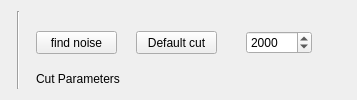
      <widget class="QWidget" name="Tab_find_noise">
       <attribute name="title">
        <string>Find noise template</string>
       </attribute>
       <layout class="QHBoxLayout" name="horizontalLayout_10">
        <item>
         <widget class="MPLwidget" name="mpl_NT" native="true">
          <property name="sizePolicy">
           <sizepolicy hsizetype="Expanding" vsizetype="Expanding">
            <horstretch>0</horstretch>
            <verstretch>0</verstretch>
           </sizepolicy>
          </property>
         </widget>
        </item>
        <item>
         <widget class="Line" name="line_3">
          <property name="orientation">
           <enum>Qt::Vertical</enum>
          </property>
         </widget>
        </item>
        <item>
         <widget class="QWidget" name="widget_6" native="true">
          <property name="minimumSize">
           <size>
            <width>320</width>
            <height>0</height>
           </size>
          </property>
          <property name="maximumSize">
           <size>
            <width>500</width>
            <height>16777215</height>
           </size>
          </property>
          <widget class="QGroupBox" name="groupBox_4">
           <property name="geometry">
            <rect>
             <x>10</x>
             <y>60</y>
             <width>311</width>
             <height>181</height>
            </rect>
           </property>
           <property name="maximumSize">
            <size>
             <width>500</width>
             <height>16777215</height>
            </size>
           </property>
           <property name="title">
            <string>Cut Parameters</string>
           </property>
           <layout class="QGridLayout" name="gridLayout_9">
            <item row="1" column="0">
             <widget class="QDoubleSpinBox" name="DSB_BL_p2p_noise_min">
              <property name="sizePolicy">
               <sizepolicy hsizetype="Preferred" vsizetype="Maximum">
                <horstretch>1</horstretch>
                <verstretch>0</verstretch>
               </sizepolicy>
              </property>
              <property name="minimumSize">
               <size>
                <width>80</width>
                <height>0</height>
               </size>
              </property>
              <property name="maximumSize">
               <size>
                <width>16777215</width>
                <height>23</height>
               </size>
              </property>
              <property name="decimals">
               <number>2</number>
              </property>
              <property name="maximum">
               <double>1000.000000000000000</double>
              </property>
              <property name="singleStep">
               <double>0.500000000000000</double>
              </property>
             </widget>
            </item>
            <item row="3" column="2">
             <widget class="QLabel" name="label_63">
              <property name="sizePolicy">
               <sizepolicy hsizetype="Preferred" vsizetype="Maximum">
                <horstretch>0</horstretch>
                <verstretch>0</verstretch>
               </sizepolicy>
              </property>
              <property name="minimumSize">
               <size>
                <width>0</width>
                <height>3</height>
               </size>
              </property>
              <property name="maximumSize">
               <size>
                <width>16777215</width>
                <height>23</height>
               </size>
              </property>
              <property name="text">
               <string>RMS[mV]</string>
              </property>
              <property name="alignment">
               <set>Qt::AlignCenter</set>
              </property>
             </widget>
            </item>
            <item row="0" column="2">
             <widget class="QLabel" name="label_amp_4">
              <property name="sizePolicy">
               <sizepolicy hsizetype="Preferred" vsizetype="Maximum">
                <horstretch>0</horstretch>
                <verstretch>0</verstretch>
               </sizepolicy>
              </property>
              <property name="minimumSize">
               <size>
                <width>0</width>
                <height>3</height>
               </size>
              </property>
              <property name="maximumSize">
               <size>
                <width>16777215</width>
                <height>23</height>
               </size>
              </property>
              <property name="text">
               <string>Baseline[V]</string>
              </property>
              <property name="alignment">
               <set>Qt::AlignCenter</set>
              </property>
             </widget>
            </item>
            <item row="3" column="0">
             <widget class="QDoubleSpinBox" name="DSB_BL_RMS_noise_min">
              <property name="sizePolicy">
               <sizepolicy hsizetype="Preferred" vsizetype="Maximum">
                <horstretch>1</horstretch>
                <verstretch>0</verstretch>
               </sizepolicy>
              </property>
              <property name="minimumSize">
               <size>
                <width>80</width>
                <height>0</height>
               </size>
              </property>
              <property name="maximumSize">
               <size>
                <width>16777215</width>
                <height>23</height>
               </size>
              </property>
              <property name="decimals">
               <number>2</number>
              </property>
              <property name="maximum">
               <double>100.000000000000000</double>
              </property>
              <property name="singleStep">
               <double>0.200000000000000</double>
              </property>
             </widget>
            </item>
            <item row="4" column="3">
             <widget class="QLabel" name="label_55">
              <property name="sizePolicy">
               <sizepolicy hsizetype="Maximum" vsizetype="Maximum">
                <horstretch>0</horstretch>
                <verstretch>0</verstretch>
               </sizepolicy>
              </property>
              <property name="maximumSize">
               <size>
                <width>23</width>
                <height>23</height>
               </size>
              </property>
              <property name="text">
               <string>&lt;</string>
              </property>
              <property name="alignment">
               <set>Qt::AlignCenter</set>
              </property>
             </widget>
            </item>
            <item row="0" column="3">
             <widget class="QLabel" name="label_59">
              <property name="sizePolicy">
               <sizepolicy hsizetype="Maximum" vsizetype="Maximum">
                <horstretch>0</horstretch>
                <verstretch>0</verstretch>
               </sizepolicy>
              </property>
              <property name="maximumSize">
               <size>
                <width>23</width>
                <height>23</height>
               </size>
              </property>
              <property name="text">
               <string>&lt;</string>
              </property>
              <property name="alignment">
               <set>Qt::AlignCenter</set>
              </property>
             </widget>
            </item>
            <item row="0" column="1">
             <widget class="QLabel" name="label_62">
              <property name="sizePolicy">
               <sizepolicy hsizetype="Maximum" vsizetype="Maximum">
                <horstretch>0</horstretch>
                <verstretch>0</verstretch>
               </sizepolicy>
              </property>
              <property name="maximumSize">
               <size>
                <width>23</width>
                <height>23</height>
               </size>
              </property>
              <property name="text">
               <string>&lt;</string>
              </property>
              <property name="alignment">
               <set>Qt::AlignCenter</set>
              </property>
             </widget>
            </item>
            <item row="1" column="2">
             <widget class="QLabel" name="label_68">
              <property name="sizePolicy">
               <sizepolicy hsizetype="Preferred" vsizetype="Maximum">
                <horstretch>0</horstretch>
                <verstretch>0</verstretch>
               </sizepolicy>
              </property>
              <property name="minimumSize">
               <size>
                <width>0</width>
                <height>3</height>
               </size>
              </property>
              <property name="maximumSize">
               <size>
                <width>16777215</width>
                <height>23</height>
               </size>
              </property>
              <property name="text">
               <string>p2p[mV]</string>
              </property>
              <property name="alignment">
               <set>Qt::AlignCenter</set>
              </property>
             </widget>
            </item>
            <item row="1" column="1">
             <widget class="QLabel" name="label_67">
              <property name="sizePolicy">
               <sizepolicy hsizetype="Maximum" vsizetype="Maximum">
                <horstretch>0</horstretch>
                <verstretch>0</verstretch>
               </sizepolicy>
              </property>
              <property name="maximumSize">
               <size>
                <width>23</width>
                <height>23</height>
               </size>
              </property>
              <property name="text">
               <string>&lt;</string>
              </property>
              <property name="alignment">
               <set>Qt::AlignCenter</set>
              </property>
             </widget>
            </item>
            <item row="4" column="1">
             <widget class="QLabel" name="label_61">
              <property name="sizePolicy">
               <sizepolicy hsizetype="Maximum" vsizetype="Maximum">
                <horstretch>0</horstretch>
                <verstretch>0</verstretch>
               </sizepolicy>
              </property>
              <property name="maximumSize">
               <size>
                <width>23</width>
                <height>23</height>
               </size>
              </property>
              <property name="text">
               <string>&lt;</string>
              </property>
              <property name="alignment">
               <set>Qt::AlignCenter</set>
              </property>
             </widget>
            </item>
            <item row="0" column="0">
             <widget class="QDoubleSpinBox" name="DSB_BL_noise_min">
              <property name="sizePolicy">
               <sizepolicy hsizetype="Preferred" vsizetype="Maximum">
                <horstretch>1</horstretch>
                <verstretch>0</verstretch>
               </sizepolicy>
              </property>
              <property name="minimumSize">
               <size>
                <width>80</width>
                <height>0</height>
               </size>
              </property>
              <property name="maximumSize">
               <size>
                <width>16777215</width>
                <height>23</height>
               </size>
              </property>
              <property name="decimals">
               <number>2</number>
              </property>
              <property name="minimum">
               <double>-10.000000000000000</double>
              </property>
              <property name="maximum">
               <double>10.000000000000000</double>
              </property>
              <property name="value">
               <double>-10.000000000000000</double>
              </property>
             </widget>
            </item>
            <item row="1" column="3">
             <widget class="QLabel" name="label_58">
              <property name="sizePolicy">
               <sizepolicy hsizetype="Maximum" vsizetype="Maximum">
                <horstretch>0</horstretch>
                <verstretch>0</verstretch>
               </sizepolicy>
              </property>
              <property name="maximumSize">
               <size>
                <width>23</width>
                <height>23</height>
               </size>
              </property>
              <property name="text">
               <string>&lt;</string>
              </property>
              <property name="alignment">
               <set>Qt::AlignCenter</set>
              </property>
             </widget>
            </item>
            <item row="4" column="2">
             <widget class="QLabel" name="label_64">
              <property name="sizePolicy">
               <sizepolicy hsizetype="Preferred" vsizetype="Maximum">
                <horstretch>0</horstretch>
                <verstretch>0</verstretch>
               </sizepolicy>
              </property>
              <property name="minimumSize">
               <size>
                <width>0</width>
                <height>3</height>
               </size>
              </property>
              <property name="maximumSize">
               <size>
                <width>16777215</width>
                <height>23</height>
               </size>
              </property>
              <property name="text">
               <string>Slope[mV/s]</string>
              </property>
              <property name="alignment">
               <set>Qt::AlignCenter</set>
              </property>
             </widget>
            </item>
            <item row="4" column="0">
             <widget class="QDoubleSpinBox" name="DSB_BL_slope_noise_min">
              <property name="sizePolicy">
               <sizepolicy hsizetype="Preferred" vsizetype="Maximum">
                <horstretch>1</horstretch>
                <verstretch>0</verstretch>
               </sizepolicy>
              </property>
              <property name="minimumSize">
               <size>
                <width>80</width>
                <height>0</height>
               </size>
              </property>
              <property name="maximumSize">
               <size>
                <width>16777215</width>
                <height>23</height>
               </size>
              </property>
              <property name="decimals">
               <number>4</number>
              </property>
              <property name="minimum">
               <double>-9.000000000000000</double>
              </property>
              <property name="maximum">
               <double>0.000000000000000</double>
              </property>
              <property name="singleStep">
               <double>0.100000000000000</double>
              </property>
              <property name="value">
               <double>-5.000000000000000</double>
              </property>
             </widget>
            </item>
            <item row="3" column="3">
             <widget class="QLabel" name="label_65">
              <property name="sizePolicy">
               <sizepolicy hsizetype="Maximum" vsizetype="Maximum">
                <horstretch>0</horstretch>
                <verstretch>0</verstretch>
               </sizepolicy>
              </property>
              <property name="maximumSize">
               <size>
                <width>23</width>
                <height>23</height>
               </size>
              </property>
              <property name="text">
               <string>&lt;</string>
              </property>
              <property name="alignment">
               <set>Qt::AlignCenter</set>
              </property>
             </widget>
            </item>
            <item row="3" column="1">
             <widget class="QLabel" name="label_60">
              <property name="sizePolicy">
               <sizepolicy hsizetype="Maximum" vsizetype="Maximum">
                <horstretch>0</horstretch>
                <verstretch>0</verstretch>
               </sizepolicy>
              </property>
              <property name="maximumSize">
               <size>
                <width>23</width>
                <height>23</height>
               </size>
              </property>
              <property name="text">
               <string>&lt;</string>
              </property>
              <property name="alignment">
               <set>Qt::AlignCenter</set>
              </property>
             </widget>
            </item>
            <item row="5" column="2">
             <widget class="QLabel" name="label_78">
              <property name="sizePolicy">
               <sizepolicy hsizetype="Preferred" vsizetype="Maximum">
                <horstretch>0</horstretch>
                <verstretch>0</verstretch>
               </sizepolicy>
              </property>
              <property name="minimumSize">
               <size>
                <width>0</width>
                <height>3</height>
               </size>
              </property>
              <property name="maximumSize">
               <size>
                <width>16777215</width>
                <height>23</height>
               </size>
              </property>
              <property name="text">
               <string>Length[s]</string>
              </property>
              <property name="alignment">
               <set>Qt::AlignCenter</set>
              </property>
             </widget>
            </item>
            <item row="5" column="1">
             <widget class="QLabel" name="label_79">
              <property name="sizePolicy">
               <sizepolicy hsizetype="Maximum" vsizetype="Maximum">
                <horstretch>0</horstretch>
                <verstretch>0</verstretch>
               </sizepolicy>
              </property>
              <property name="maximumSize">
               <size>
                <width>23</width>
                <height>23</height>
               </size>
              </property>
              <property name="text">
               <string>&lt;</string>
              </property>
              <property name="alignment">
               <set>Qt::AlignCenter</set>
              </property>
             </widget>
            </item>
            <item row="5" column="3">
             <widget class="QLabel" name="label_57">
              <property name="sizePolicy">
               <sizepolicy hsizetype="Maximum" vsizetype="Maximum">
                <horstretch>0</horstretch>
                <verstretch>0</verstretch>
               </sizepolicy>
              </property>
              <property name="maximumSize">
               <size>
                <width>23</width>
                <height>23</height>
               </size>
              </property>
              <property name="text">
               <string>&lt;</string>
              </property>
              <property name="alignment">
               <set>Qt::AlignCenter</set>
              </property>
             </widget>
            </item>
            <item row="5" column="0">
             <widget class="QDoubleSpinBox" name="DSB_noise_len_min">
              <property name="sizePolicy">
               <sizepolicy hsizetype="Preferred" vsizetype="Maximum">
                <horstretch>1</horstretch>
                <verstretch>0</verstretch>
               </sizepolicy>
              </property>
              <property name="minimumSize">
               <size>
                <width>80</width>
                <height>0</height>
               </size>
              </property>
              <property name="maximumSize">
               <size>
                <width>16777215</width>
                <height>23</height>
               </size>
              </property>
              <property name="decimals">
               <number>1</number>
              </property>
              <property name="maximum">
               <double>1000.000000000000000</double>
              </property>
              <property name="value">
               <double>0.000000000000000</double>
              </property>
             </widget>
            </item>
            <item row="0" column="4">
             <widget class="QDoubleSpinBox" name="DSB_BL_noise_max">
              <property name="sizePolicy">
               <sizepolicy hsizetype="Preferred" vsizetype="Maximum">
                <horstretch>1</horstretch>
                <verstretch>0</verstretch>
               </sizepolicy>
              </property>
              <property name="minimumSize">
               <size>
                <width>80</width>
                <height>0</height>
               </size>
              </property>
              <property name="maximumSize">
               <size>
                <width>16777215</width>
                <height>23</height>
               </size>
              </property>
              <property name="decimals">
               <number>2</number>
              </property>
              <property name="minimum">
               <double>-10.000000000000000</double>
              </property>
              <property name="maximum">
               <double>10.000000000000000</double>
              </property>
              <property name="value">
               <double>10.000000000000000</double>
              </property>
             </widget>
            </item>
            <item row="1" column="4">
             <widget class="QDoubleSpinBox" name="DSB_BL_p2p_noise_max">
              <property name="sizePolicy">
               <sizepolicy hsizetype="Preferred" vsizetype="Maximum">
                <horstretch>1</horstretch>
                <verstretch>0</verstretch>
               </sizepolicy>
              </property>
              <property name="minimumSize">
               <size>
                <width>80</width>
                <height>0</height>
               </size>
              </property>
              <property name="maximumSize">
               <size>
                <width>16777215</width>
                <height>23</height>
               </size>
              </property>
              <property name="decimals">
               <number>2</number>
              </property>
              <property name="maximum">
               <double>1000.000000000000000</double>
              </property>
              <property name="singleStep">
               <double>0.500000000000000</double>
              </property>
              <property name="value">
               <double>100.000000000000000</double>
              </property>
             </widget>
            </item>
            <item row="3" column="4">
             <widget class="QDoubleSpinBox" name="DSB_BL_RMS_noise_max">
              <property name="sizePolicy">
               <sizepolicy hsizetype="Preferred" vsizetype="Maximum">
                <horstretch>1</horstretch>
                <verstretch>0</verstretch>
               </sizepolicy>
              </property>
              <property name="minimumSize">
               <size>
                <width>80</width>
                <height>0</height>
               </size>
              </property>
              <property name="maximumSize">
               <size>
                <width>16777215</width>
                <height>23</height>
               </size>
              </property>
              <property name="decimals">
               <number>2</number>
              </property>
              <property name="maximum">
               <double>100.000000000000000</double>
              </property>
              <property name="singleStep">
               <double>0.200000000000000</double>
              </property>
              <property name="value">
               <double>100.000000000000000</double>
              </property>
             </widget>
            </item>
            <item row="4" column="4">
             <widget class="QDoubleSpinBox" name="DSB_BL_slope_noise_max">
              <property name="sizePolicy">
               <sizepolicy hsizetype="Preferred" vsizetype="Maximum">
                <horstretch>1</horstretch>
                <verstretch>0</verstretch>
               </sizepolicy>
              </property>
              <property name="minimumSize">
               <size>
                <width>80</width>
                <height>0</height>
               </size>
              </property>
              <property name="maximumSize">
               <size>
                <width>16777215</width>
                <height>23</height>
               </size>
              </property>
              <property name="decimals">
               <number>4</number>
              </property>
              <property name="minimum">
               <double>0.000000000000000</double>
              </property>
              <property name="maximum">
               <double>9.000000000000000</double>
              </property>
              <property name="singleStep">
               <double>0.100000000000000</double>
              </property>
              <property name="value">
               <double>5.000000000000000</double>
              </property>
             </widget>
            </item>
            <item row="5" column="4">
             <widget class="QDoubleSpinBox" name="DSB_noise_len_max">
              <property name="sizePolicy">
               <sizepolicy hsizetype="Preferred" vsizetype="Maximum">
                <horstretch>1</horstretch>
                <verstretch>0</verstretch>
               </sizepolicy>
              </property>
              <property name="minimumSize">
               <size>
                <width>80</width>
                <height>0</height>
               </size>
              </property>
              <property name="maximumSize">
               <size>
                <width>16777215</width>
                <height>23</height>
               </size>
              </property>
              <property name="decimals">
               <number>1</number>
              </property>
              <property name="maximum">
               <double>1000.000000000000000</double>
              </property>
              <property name="value">
               <double>1000.000000000000000</double>
              </property>
             </widget>
            </item>
           </layout>
          </widget>
          <widget class="QPushButton" name="PB_cut_NT">
           <property name="geometry">
            <rect>
             <x>70</x>
             <y>260</y>
             <width>61</width>
             <height>23</height>
            </rect>
           </property>
           <property name="text">
            <string>cut</string>
           </property>
          </widget>
          <widget class="QLCDNumber" name="LCD_cut_num_NT">
           <property name="geometry">
            <rect>
             <x>170</x>
             <y>260</y>
             <width>64</width>
             <height>23</height>
            </rect>
           </property>
           <property name="frameShape">
            <enum>QFrame::Panel</enum>
           </property>
           <property name="frameShadow">
            <enum>QFrame::Sunken</enum>
           </property>
           <property name="lineWidth">
            <number>1</number>
           </property>
           <property name="midLineWidth">
            <number>1</number>
           </property>
           <property name="smallDecimalPoint">
            <bool>true</bool>
           </property>
           <property name="digitCount">
            <number>5</number>
           </property>
           <property name="segmentStyle">
            <enum>QLCDNumber::Flat</enum>
           </property>
           <property name="intValue" stdset="0">
            <number>0</number>
           </property>
          </widget>
          <widget class="QPushButton" name="PB_plot_NT">
           <property name="geometry">
            <rect>
             <x>80</x>
             <y>300</y>
             <width>61</width>
             <height>23</height>
            </rect>
           </property>
           <property name="text">
            <string>Plot</string>
           </property>
          </widget>
          <widget class="QCheckBox" name="CB_is_align">
           <property name="geometry">
            <rect>
             <x>180</x>
             <y>300</y>
             <width>71</width>
             <height>23</height>
            </rect>
           </property>
           <property name="text">
            <string>Align?</string>
           </property>
           <property name="checked">
            <bool>false</bool>
           </property>
           <property name="tristate">
            <bool>false</bool>
           </property>
          </widget>
          <widget class="QPushButton" name="PB_get_NT">
           <property name="geometry">
            <rect>
             <x>130</x>
             <y>350</y>
             <width>80</width>
             <height>23</height>
            </rect>
           </property>
           <property name="text">
            <string>GET</string>
           </property>
          </widget>
          <widget class="QPushButton" name="PB_find_noise">
           <property name="geometry">
            <rect>
             <x>10</x>
             <y>20</y>
             <width>81</width>
             <height>23</height>
            </rect>
           </property>
           <property name="text">
            <string>find noise</string>
           </property>
          </widget>
          <widget class="QPushButton" name="PB_default_cut_NT">
           <property name="geometry">
            <rect>
             <x>110</x>
             <y>20</y>
             <width>81</width>
             <height>23</height>
            </rect>
           </property>
           <property name="text">
            <string>Default cut</string>
           </property>
          </widget>
          <widget class="QSpinBox" name="SB_default_cut_num_NT">
           <property name="geometry">
            <rect>
             <x>220</x>
             <y>20</y>
             <width>66</width>
             <height>23</height>
            </rect>
           </property>
           <property name="sizePolicy">
            <sizepolicy hsizetype="Fixed" vsizetype="Fixed">
             <horstretch>0</horstretch>
             <verstretch>0</verstretch>
            </sizepolicy>
           </property>
           <property name="minimum">
            <number>1</number>
           </property>
           <property name="maximum">
            <number>10000</number>
           </property>
           <property name="singleStep">
            <number>100</number>
           </property>
           <property name="value">
            <number>2000</number>
           </property>
          </widget>
          <widget class="QGroupBox" name="GB_calibrated">
           <property name="geometry">
            <rect>
             <x>40</x>
             <y>390</y>
             <width>251</width>
             <height>61</height>
            </rect>
           </property>
           <property name="title">
            <string>Calibrated?</string>
           </property>
           <property name="checkable">
            <bool>true</bool>
           </property>
           <property name="checked">
            <bool>false</bool>
           </property>
           <layout class="QHBoxLayout" name="horizontalLayout_22">
            <property name="spacing">
             <number>1</number>
            </property>
            <property name="leftMargin">
             <number>9</number>
            </property>
            <property name="topMargin">
             <number>1</number>
            </property>
            <property name="rightMargin">
             <number>9</number>
            </property>
            <property name="bottomMargin">
             <number>1</number>
            </property>
            <item>
             <widget class="QLabel" name="label_amp_6">
              <property name="sizePolicy">
               <sizepolicy hsizetype="Maximum" vsizetype="Maximum">
                <horstretch>0</horstretch>
                <verstretch>0</verstretch>
               </sizepolicy>
              </property>
              <property name="minimumSize">
               <size>
                <width>0</width>
                <height>3</height>
               </size>
              </property>
              <property name="maximumSize">
               <size>
                <width>16777215</width>
                <height>23</height>
               </size>
              </property>
              <property name="text">
               <string>coff[keV/mV]:</string>
              </property>
              <property name="alignment">
               <set>Qt::AlignCenter</set>
              </property>
             </widget>
            </item>
            <item>
             <widget class="QDoubleSpinBox" name="DSB_calibrate_coff">
              <property name="maximumSize">
               <size>
                <width>80</width>
                <height>16777215</height>
               </size>
              </property>
              <property name="decimals">
               <number>5</number>
              </property>
              <property name="maximum">
               <double>1000000.000000000000000</double>
              </property>
              <property name="value">
               <double>1.000000000000000</double>
              </property>
             </widget>
            </item>
           </layout>
          </widget>
          <widget class="QPushButton" name="PB_get_baseline_resolution">
           <property name="geometry">
            <rect>
             <x>100</x>
             <y>470</y>
             <width>131</width>
             <height>23</height>
            </rect>
           </property>
           <property name="text">
            <string>Baseline resolution</string>
           </property>
          </widget>
         </widget>
        </item>
       </layout>
      </widget>
